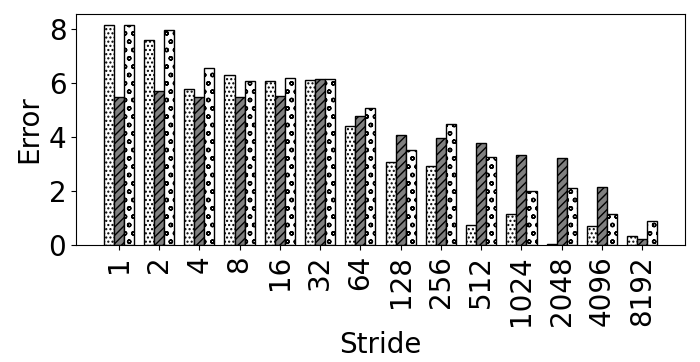

Reproduce this figure in Python.
import random
import matplotlib
import matplotlib.pyplot as plt
from matplotlib import style

import numpy as np
import matplotlib.patches as mpatches

#plt.rcdefaults()
fig, ax = plt.subplots()

fig.set_size_inches(7, 3.5)


#stride = ['stride-1', 'stride-2', 'stride-4', 'stride-8', 'stride-16', 'stride-32', 'stride-64', 'stride-128', 'stride-256', 'stride-512', 'stride-1024', 'stride-2048', 'stride-4096', 'stride-8192']
stride = ['1', '2', '4', '8', '16', '32', '64', '128', '256', '512', '1024', '2048', '4096', '8192']

bwell=[8.14668822027081, 7.58285849816773, 5.75658861971854, 6.29732921901148, 6.04906713989209, 6.08954459589655, 4.41437867210293, 3.06620503035453, 2.93694723594845, 0.74109513846772, 1.15160522802623, 0.0444057219416002, 0.717284320581838, 0.322391667743442]
slake=[5.47726720714513, 5.70785789978058, 5.46476195220359, 5.47825833583459, 5.49717156814617, 6.12812144648004, 4.76869911647105, 4.07832756337303, 3.94260153811616, 3.78738818203589, 3.32450566083733, 3.22931497202145, 2.14255305459791, 0.244128375528345]
clake=[8.14188223603137, 7.94136567093757, 6.55601037721669, 6.04682626179112, 6.1602892365101, 6.12188923614611, 5.0608004252941, 3.5167001503009, 4.48448291464933, 3.24616870651873, 2.0117016237512, 2.13085018699738, 1.17109222657508, 0.897816056960041]

barwidth=.25
# Set position of bar on X axis
r1 = np.arange(len(bwell))
r2 = [x + barwidth for x in r1]
r3 = [x + barwidth for x in r2]


x_pos = np.arange(len(stride))  # the label locations
#ax.barh(x_pos, read, hatch='....', color='white', edgecolor='black')
#rects1 = plt.bar(x, traffic, .8, hatch='....', color='white', edgecolor='black')
plt.bar(r1, bwell, width=barwidth, hatch='....', color='white', edgecolor='black', label='Broadwell')
plt.bar(r2, slake, width=barwidth, hatch='////', color='grey', edgecolor='black', label='Sky Lake')
plt.bar(r3, clake, width=barwidth, hatch='oo', color='white', edgecolor='black', label='Cascade Lake')

#plt.legend(handlelength=3, fontsize=12)

#plt.legend(loc="upper right", fontsize=12)


ax.set_ylabel('Error', fontsize=16)
ax.set_xlabel('Stride', fontsize=16)


#plt.title('', fontsize=18)
#ax.set_xticks(x_pos)

plt.yticks(fontsize=14)
#plt.yticks(np.arange(0, 100, 10), fontsize=14)
#ax.get_yaxis().get_major_formatter().set_scientific(False)

plt.xticks([r + barwidth for r in range(len(bwell))], stride, fontsize=12, rotation=90)

#plt.xticks(rotation=90, fontsize=14)
#ax.set_xticklabels(stride, fontsize=12)

#ax.invert_yaxis()
plt.tight_layout()

plt.show()
fig.savefig('50_non_init_nonp.png', dpi=100)

# Example data
